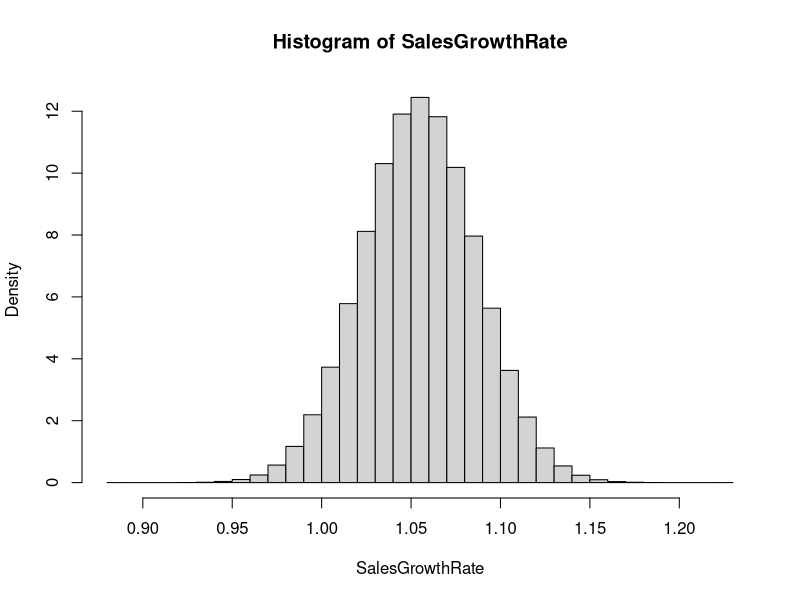
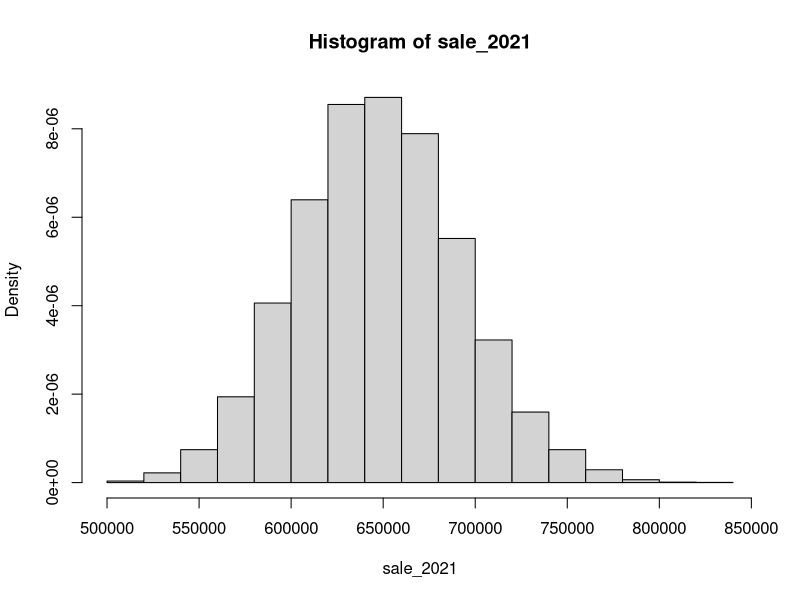
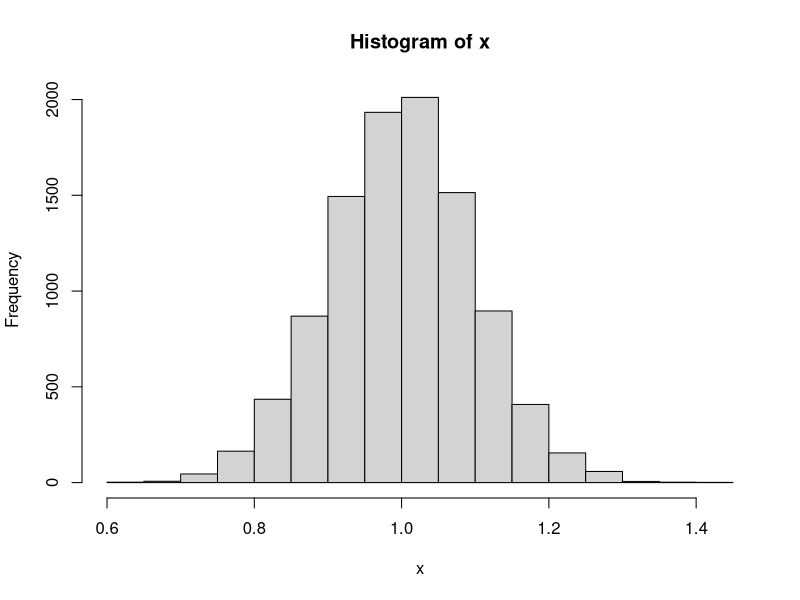

The R script that drew these images, in order:
montecarlo <- function(initial_sale,average,sd) {
	sale <- c()
	sale[1] <- initial_sale
	for (i in 1:5){
		rate <- rnorm(1, mean = average, sd = sd)
		sale[i+1] <- sale[i]*rate
	}
	return(sale)
}

sale_2017 <- c()
sale_2018 <- c()
sale_2019 <- c()
sale_2020 <- c()
sale_2021 <- c()

for (n in 1:10000){
  sales <- montecarlo(495715,1.0547,0.0319)
  sale_2017[n] <- sales[2]
  sale_2018[n] <- sales[3]
  sale_2019[n] <- sales[4]
  sale_2020[n] <- sales[5]
  sale_2021[n] <- sales[6]
}

for (n in 1:10000){
  
}

SalesGrowthRate <- rnorm(10000000, mean = 1.0547, sd = 0.0319)
hist(SalesGrowthRate, freq = FALSE)

hist(sale_2021, freq = FALSE)

write.table(sale_2021, file="sale_2021.csv", sep=",")


x <- rnorm(10000, mean = 1, sd = 0.1)
hist(x)

